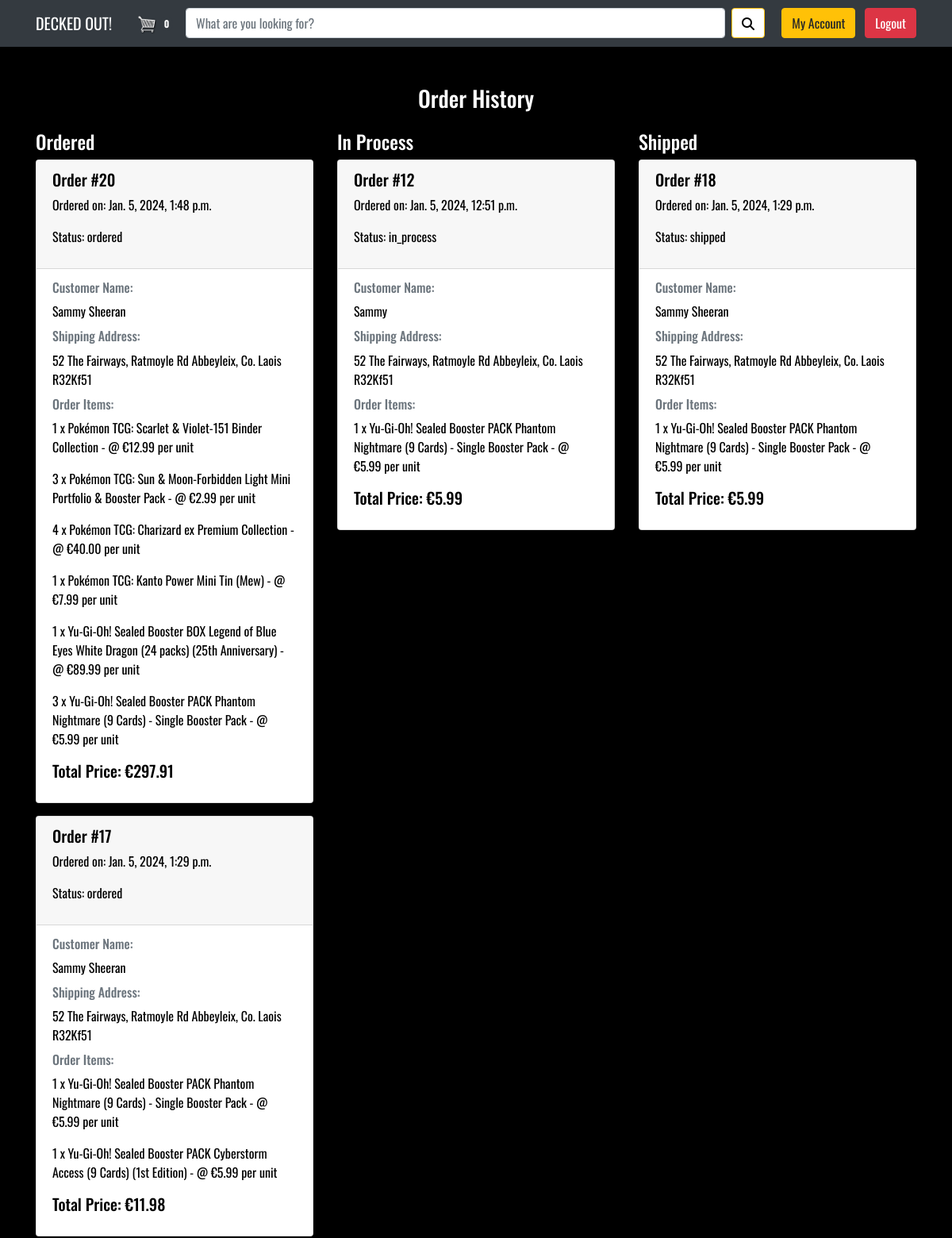
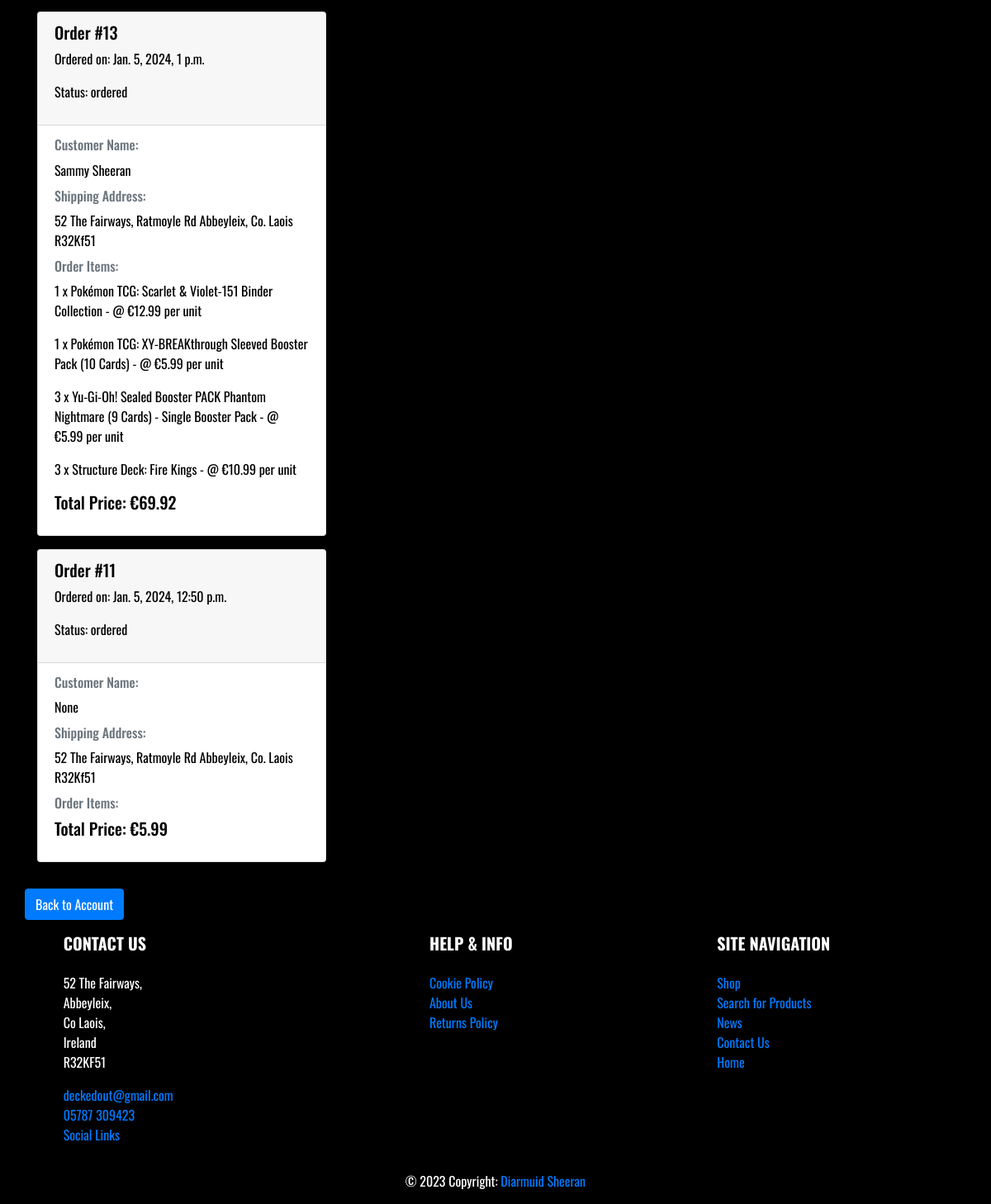
/user/order_history/ (signed in), run on the app's committed database (2 pictures, top to bottom).
### order/models.py (models this page shows, shortened)
class Order(models.Model):
    SHIPPING_STATUS_CHOICES = [
        ('ordered', 'Ordered'),
        ('in_process', 'In Process'),
        ('shipped', 'Shipped'),
    ]
    user = models.ForeignKey(User, on_delete=models.SET_NULL, null=True, blank=True)
    full_name = models.CharField(max_length=200, null=True)
    email_address = models.CharField(max_length=200, null=True)
    shipping_address = models.TextField()
    total_price = models.DecimalField(max_digits=10, decimal_places=2, null=True, blank=True)
    shipping_status = models.CharField(max_length=20, choices=SHIPPING_STATUS_CHOICES, default='ordered')
    created_at = models.DateTimeField(auto_now_add=True)

class OrderItem(models.Model):
    order = models.ForeignKey(Order, on_delete=models.CASCADE, related_name='items')
    product = models.ForeignKey(Product, on_delete=models.CASCADE)
    quantity = models.PositiveIntegerField()
    price_at_purchase = models.DecimalField(max_digits=10, decimal_places=2)

### product/models.py (models this page shows, shortened)
class Product(models.Model):
    name = models.CharField(max_length=255)
    description = models.TextField()
    price = models.DecimalField(max_digits=10, decimal_places=2)
    categories = models.ManyToManyField(Category)
    image = models.ImageField(upload_to='product_images/', null=True, blank=True)
    quantity_available = models.PositiveIntegerField(default=0)
    is_featured = models.BooleanField(default=False)
    created_at = models.DateTimeField(auto_now_add=True)
    updated_at = models.DateTimeField(auto_now=True)
    slug = models.SlugField(unique=True, blank=True, max_length=500)
    on_special_offer = models.BooleanField(default=False)
    discounted_price = models.DecimalField(max_digits=10, decimal_places=2, null=True, blank=True)

### user/views.py (the view)
# urls.py: path('order_history/', views.order_history, name='order_history'),
def order_history(request):
    user_orders = Order.objects.filter(user=request.user).order_by('-created_at')
    ordered_orders = user_orders.filter(shipping_status='ordered')
    in_process_orders = user_orders.filter(shipping_status='in_process')
    shipped_orders = user_orders.filter(shipping_status='shipped')
    context = {
        'ordered_orders': ordered_orders,
        'in_process_orders': in_process_orders,
        'shipped_orders': shipped_orders,
    }
    return render(request, 'user/order_history.html', context)

### cart/cart.py (called while the page is built)
    def __len__(self):
        return sum(self.cart.values())

### cart/context_processors.py (called while the page is built)
def cart(request):
    return {'cart': Cart(request)}

### user/templates/user/order_history.html
{% extends 'base.html' %}
{% load static %}
{% block content %}
<h3 class="text-center mb-4 mt-4">Order History</h3>
    <div class="container" style="color: black;">
        <div class="row">
            <div class="col-md-4">
                <h4 style="color: white;">Ordered</h4>
                {% if ordered_orders %}
                    {% for orders in ordered_orders %}
                    <div class="card mb-3">
                        <div class="card-header">
                            <h5>Order #{{ orders.pk }}</h5>
                            <p>Ordered on: {{ orders.created_at }}</p>
                            <p>Status: {{ orders.shipping_status }}</p>
                        </div>
                        <div class="card-body">
                            <h6 class="card-subtitle mb-2 text-muted">Customer Name:</h6>
                            <p>{{ orders.full_name }}</p>
                            <h6 class="card-subtitle mb-2 text-muted">Shipping Address:</h6>
                            <p>{{ orders.shipping_address }}</p>
                            <h6 class="card-subtitle mb-2 text-muted">Order Items:</h6>
                            {% for item in orders.items.all %}
                                <p>{{ item.quantity }} x {{ item.product.name }} - @ €{{ item.price_at_purchase }} per unit</p>
                            {% endfor %}
                            <h5>Total Price: €{{ orders.total_price }}</h5>
                        </div>
                    </div>
                    {% endfor %}
                {% else %}
                    <p>No ordered orders.</p>
                {% endif %}
            </div>
            <div class="col-md-4">
                <h4 style="color: white;">In Process</h4>
                {% if in_process_orders %}
                    {% for orders in in_process_orders %}
                    <div class="card mb-3">
                        <div class="card-header">
                            <h5>Order #{{ orders.pk }}</h5>
                            <p>Ordered on: {{ orders.created_at }}</p>
                            <p>Status: {{ orders.shipping_status }}</p>
                        </div>
                        <div class="card-body">
                            <h6 class="card-subtitle mb-2 text-muted">Customer Name:</h6>
                            <p>{{ orders.full_name }}</p>
                            <h6 class="card-subtitle mb-2 text-muted">Shipping Address:</h6>
                            <p>{{ orders.shipping_address }}</p>
                            <h6 class="card-subtitle mb-2 text-muted">Order Items:</h6>
                            {% for item in orders.items.all %}
                                <p>{{ item.quantity }} x {{ item.product.name }} - @ €{{ item.price_at_purchase }} per unit</p>
                            {% endfor %}
                            <h5>Total Price: €{{ orders.total_price }}</h5>
                        </div>
                    </div>
                    {% endfor %}
                {% else %}
                    <p>No orders in process.</p>
                {% endif %}
            </div>
            <div class="col-md-4">
                <h4 style="color: white;">Shipped</h4>
                {% if shipped_orders %}
                    {% for orders in shipped_orders %}
                    <div class="card mb-3">
                        <div class="card-header">
                            <h5>Order #{{ orders.pk }}</h5>
                            <p>Ordered on: {{ orders.created_at }}</p>
                            <p>Status: {{ orders.shipping_status }}</p>
                        </div>
                        <div class="card-body">
                            <h6 class="card-subtitle mb-2 text-muted">Customer Name:</h6>
                            <p>{{ orders.full_name }}</p>
                            <h6 class="card-subtitle mb-2 text-muted">Shipping Address:</h6>
                            <p>{{ orders.shipping_address }}</p>
                            <h6 class="card-subtitle mb-2 text-muted">Order Items:</h6>
                            {% for item in orders.items.all %}
                                <p>{{ item.quantity }} x {{ item.product.name }} - @ €{{ item.price_at_purchase }} per unit</p>
                            {% endfor %}
                            <h5>Total Price: €{{ orders.total_price }}</h5>
                        </div>
                    </div>
                    {% endfor %}
                {% else %}
                    <p>No shipped orders.</p>
                {% endif %}
            </div>
        <a href="{% url 'account' %}" class="btn btn-primary mt-3">Back to Account</a>
    </div>
</div>
{% endblock %}

### store/templates/base.html (shortened to what this page needs)
<!DOCTYPE html>
{% load static %}
<html lang="en">
<head>
    <link rel="stylesheet" href="https://cdn.jsdelivr.net/npm/bootstrap@4.6.2/dist/css/bootstrap.min.css">
    <link rel="stylesheet" type="text/css" href="{% static 'css/base.css' %}">
</head>
<body>
    {% include "nav.html" %}
        <br>
        {% block content %}{% endblock content %}
    {% include "footer.html" %}
</body>
</html>

### store/templates/nav.html (shortened to what this page needs)
{% load static %}
<div class="navbar-row">
    <nav class="navbar navbar-expand-lg navbar-dark bg-dark">
        <div class="container">
            <a class="navbar-brand" href="{% url 'landing' %}">DECKED OUT!</a>
            <a class="nav-link" href="{% url 'cart_summary' %}">
                <img id="cart-icon" src="{% static 'images/cart.png' %}" alt="Cart">
                <span class="badge bg-dark text-white ms-1 rounded-pill" id="cart_quantity">{{ cart|length }}</span>
            </a>
            <form class="form-inline my-2 my-lg-0" action="{% url 'product_search' %}" method="get">
                <input class="form-control mr-sm-2" id="search-bar" type="search" placeholder="What are you looking for?" aria-label="Search" name="search_query">
                <button class="btn btn-outline-warning" type="submit" style="background-color: #fff">
                    <i class="fa-solid fa-magnifying-glass" style="color: #000; background-color: #fff"></i>
                </button>
            </form>
            <div class="collapse navbar-collapse" id="navbarNav">
                <ul class="navbar-nav ml-auto">
                    <li class="nav-item">
                        {% if user.is_anonymous %}
                            <a href="{% url 'login' %}" class="btn btn-warning">Login</a>
                            <a href="{% url 'register' %}" class="btn btn-danger ml-2">Sign Up</a>
                        {% else %}
                            <a href="{% url 'account' %}" class="btn btn-warning">My Account</a>
                            <a href="{% url 'logout' %}" class="btn btn-danger ml-2">Logout</a>
                        {% endif %}
                    </li>
                </ul>
            </div>
        </div>
    </nav>
</div>

### store/templates/footer.html (shortened to what this page needs)
<footer class="page-footer font-small indigo" style="background-color: black">
    <div class="container text-center text-md-left">
      <div class="row">
        <div class="col-md-4 mx-auto" style="color: white">
          <h5 class="font-weight-bold text-uppercase mt-3 mb-4">Contact us</h5>
          <ul class="list-unstyled" >
            <li>
              <p>52 The Fairways,
              <br>Abbeyleix,
              <br>Co Laois,
              <br>Ireland
              <br>R32KF51</p>
            </li>
            <li>
              <a href="#">deckedout@gmail.com</a>
            </li>
            <li>
              <a href="#">05787 309423</a>
            </li>
            <li>
              <a href="#">Social Links</a>
            </li>
          </ul>
        </div>
        <div class="col-md-3 mx-auto" style="color: white">
          <h5 class="font-weight-bold text-uppercase mt-3 mb-4">Help & Info</h5>
          <ul class="list-unstyled">
            <li>
              <a href="{% url 'cookies_policy' %}">Cookie Policy</a>
            </li>
            <li>
              <a href="{% url 'about_us' %}">About Us</a>
            </li>
            <li>
              <a href="{% url 'returns_policy' %}">Returns Policy</a>
            </li>
          </ul>
        </div>
        <div class="col-md-3 mx-auto" style="color: white">
          <h5 class="font-weight-bold text-uppercase mt-3 mb-4">Site Navigation</h5>
          <ul class="list-unstyled">
            <li>
              <a href="{% url 'product_list' %}">Shop</a>
            </li>
            <li>
                <a href="{% url 'product_search' %}">Search for Products</a>
            </li>
            <li>
              <a href="{% url 'news' %}">News</a>
            </li>
            <li>
              <a href="{% url 'contact_us' %}">Contact Us</a>
            </li>
            <li>
              <a href="{% url 'landing' %}">Home</a>
            </li>
          </ul>
        </div>
      </div>
    </div>
    <div class="footer-copyright text-center py-3"style="color: white">© 2023 Copyright:
      <a href="#"> Diarmuid Sheeran</a>
    </div>
  </footer>

### static/css/base.css (style rules this page uses)
body { background-color: #000; color: #fff; font-family: 'Oswald', sans-serif; }
#cart-icon { width:25px; display: inline-block; }
#search-bar { width: 680px; margin-left: auto; margin-right: auto; }

### data on the page
Order: pk "20", created_at "Jan. 5, 2024, 1:48 p.m.", shipping_status "ordered", full_name "Sammy Sheeran", shipping_address "52 The Fairways, Ratmoyle Rd Abbeyleix, Co. Laois R32Kf51", total_price "297.91"
OrderItem: quantity "1", product.name "Pokémon TCG: Scarlet & Violet-151 Binder Collection", price_at_purchase "12.99"
OrderItem: quantity "3", product.name "Pokémon TCG: Sun & Moon-Forbidden Light Mini Portfolio & Booster Pack", price_at_purchase "2.99"
OrderItem: quantity "4", product.name "Pokémon TCG: Charizard ex Premium Collection", price_at_purchase "40.00"
OrderItem: quantity "1", product.name "Pokémon TCG: Kanto Power Mini Tin (Mew)", price_at_purchase "7.99"
OrderItem: quantity "1", product.name "Yu-Gi-Oh! Sealed Booster BOX Legend of Blue Eyes White Dragon (24 packs) (25th Anniversary)", price_at_purchase "89.99"
OrderItem: quantity "3", product.name "Yu-Gi-Oh! Sealed Booster PACK Phantom Nightmare (9 Cards) - Single Booster Pack", price_at_purchase "5.99"
Order: pk "17", created_at "Jan. 5, 2024, 1:29 p.m.", shipping_status "ordered", full_name "Sammy Sheeran", shipping_address "52 The Fairways, Ratmoyle Rd Abbeyleix, Co. Laois R32Kf51", total_price "11.98"
OrderItem: quantity "1", product.name "Yu-Gi-Oh! Sealed Booster PACK Phantom Nightmare (9 Cards) - Single Booster Pack", price_at_purchase "5.99"
OrderItem: quantity "1", product.name "Yu-Gi-Oh! Sealed Booster PACK Cyberstorm Access (9 Cards) (1st Edition)", price_at_purchase "5.99"
Order: pk "13", created_at "Jan. 5, 2024, 1 p.m.", shipping_status "ordered", full_name "Sammy Sheeran", shipping_address "52 The Fairways, Ratmoyle Rd Abbeyleix, Co. Laois R32Kf51", total_price "69.92"
OrderItem: quantity "1", product.name "Pokémon TCG: Scarlet & Violet-151 Binder Collection", price_at_purchase "12.99"
OrderItem: quantity "1", product.name "Pokémon TCG: XY-BREAKthrough Sleeved Booster Pack (10 Cards)", price_at_purchase "5.99"
OrderItem: quantity "3", product.name "Yu-Gi-Oh! Sealed Booster PACK Phantom Nightmare (9 Cards) - Single Booster Pack", price_at_purchase "5.99"
OrderItem: quantity "3", product.name "Structure Deck: Fire Kings", price_at_purchase "10.99"
Order: pk "11", created_at "Jan. 5, 2024, 12:50 p.m.", shipping_status "ordered", full_name "None", shipping_address "52 The Fairways, Ratmoyle Rd Abbeyleix, Co. Laois R32Kf51", total_price "5.99"
Order: pk "12", created_at "Jan. 5, 2024, 12:51 p.m.", shipping_status "in_process", full_name "Sammy", shipping_address "52 The Fairways, Ratmoyle Rd Abbeyleix, Co. Laois R32Kf51", total_price "5.99"
OrderItem: quantity "1", product.name "Yu-Gi-Oh! Sealed Booster PACK Phantom Nightmare (9 Cards) - Single Booster Pack", price_at_purchase "5.99"
Order: pk "18", created_at "Jan. 5, 2024, 1:29 p.m.", shipping_status "shipped", full_name "Sammy Sheeran", shipping_address "52 The Fairways, Ratmoyle Rd Abbeyleix, Co. Laois R32Kf51", total_price "5.99"
OrderItem: quantity "1", product.name "Yu-Gi-Oh! Sealed Booster PACK Phantom Nightmare (9 Cards) - Single Booster Pack", price_at_purchase "5.99"

### other printed values
{{ cart|length }} "0"
